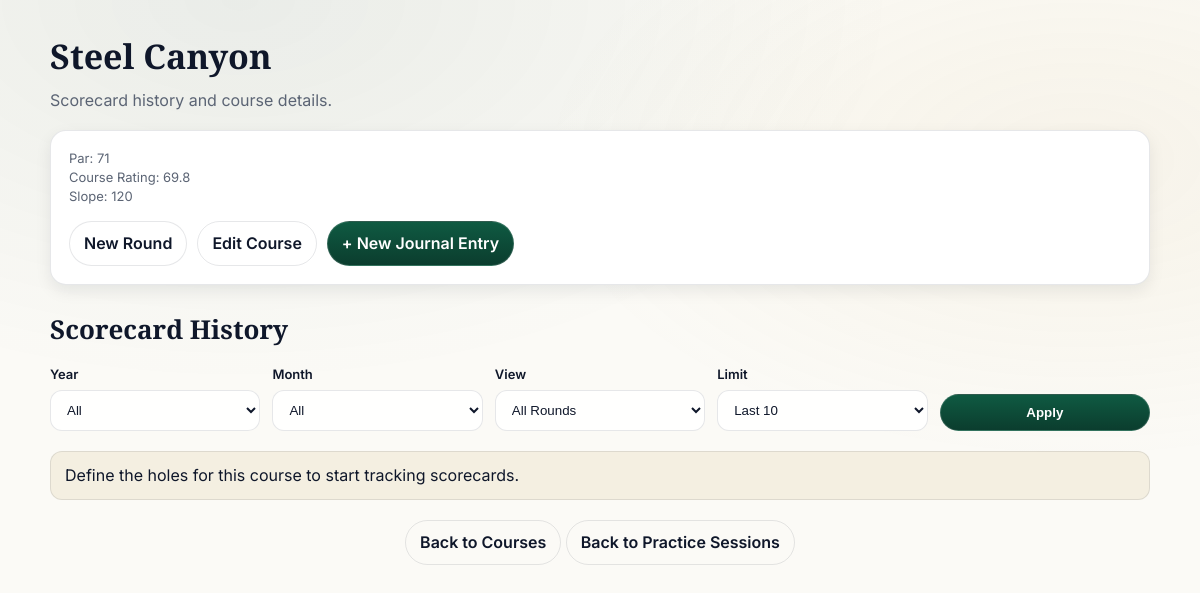
The app's page /courses/2 (signed in) with its own data.
### tables this page shows
CREATE TABLE courses (
    id INTEGER PRIMARY KEY AUTOINCREMENT,
    name TEXT NOT NULL UNIQUE,
    par INTEGER,
    course_rating REAL,
    slope INTEGER
, website_url TEXT);

### app.py (the view, shortened to what this page needs)
@app.route('/courses/<int:course_id>')
@login_required
def course_details(course_id):
    db = get_db()
    selected_year = request.args.get('year')
    selected_month = request.args.get('month')
    selected_view = request.args.get('view', 'all')
    selected_limit = request.args.get('limit', '10')
    limit_value = None
    if selected_limit and selected_limit.lower() not in {'all', '0'}:
        try:
            limit_value = max(1, int(selected_limit))
        except ValueError:
            limit_value = 10
    course = db.execute(
        'SELECT id, name, par, course_rating, slope, website_url FROM courses WHERE id = ?',
        (course_id,)
    ).fetchone()
    if course is None:
        return "Course not found", 404
    holes = db.execute(
        'SELECT id, hole_number, par FROM holes WHERE course_id = ? ORDER BY hole_number',
        (course_id,)
    ).fetchall()
    years_rows = db.execute(
        "SELECT DISTINCT strftime('%Y', entry_date) AS year FROM journal_entries WHERE course_id = ? AND user_id = ? ORDER BY year DESC",
        (course_id, current_user.id)
    ).fetchall()
    available_years = [row['year'] for row in years_rows if row['year']]
    if selected_year:
        months_rows = db.execute(
            "SELECT DISTINCT strftime('%m', entry_date) AS month FROM journal_entries WHERE course_id = ? AND user_id = ? AND strftime('%Y', entry_date) = ? ORDER BY month DESC",
            (course_id, current_user.id, selected_year)
        ).fetchall()
    else:
        months_rows = db.execute(
            "SELECT DISTINCT strftime('%m', entry_date) AS month FROM journal_entries WHERE course_id = ? AND user_id = ? ORDER BY month DESC",
            (course_id, current_user.id)
        ).fetchall()
    available_months = [
        {'value': row['month'], 'label': calendar.month_name[int(row['month'])]}
        for row in months_rows if row['month']
    ]
    entries_query = 'SELECT id, entry_date FROM journal_entries WHERE course_id = ? AND user_id = ?'
    query_params = [course_id, current_user.id]
    if selected_year:
        entries_query += " AND strftime('%Y', entry_date) = ?"
        query_params.append(selected_year)
    if selected_month:
        selected_month = selected_month.zfill(2)
        entries_query += " AND strftime('%m', entry_date) = ?"
        query_params.append(selected_month)
    entries_query += ' ORDER BY entry_date DESC'
    if limit_value is not None:
        entries_query += ' LIMIT ?'
        query_params.append(limit_value)
    entries = db.execute(entries_query, tuple(query_params)).fetchall()
    scores_rows = db.execute(
        'SELECT s.journal_entry_id, h.hole_number, s.score '
        'FROM scores s '
        'JOIN holes h ON s.hole_id = h.id '
        'JOIN journal_entries je ON s.journal_entry_id = je.id '
        'WHERE h.course_id = ? AND je.user_id = ? '
        'ORDER BY s.journal_entry_id, h.hole_number',
        (course_id, current_user.id)
    ).fetchall()
    scores_by_entry = {}
    for row in scores_rows:
        scores_by_entry.setdefault(row['journal_entry_id'], {})[row['hole_number']] = row['score']
    par_out = sum(hole['par'] for hole in holes if hole['hole_number'] <= 9)
    par_in = sum(hole['par'] for hole in holes if hole['hole_number'] > 9)
    par_total = par_out + par_in
    entry_rows = []
    totals_with_scores = [entry['total'] for entry in entry_rows if entry['total'] is not None]
    best_total = min(totals_with_scores) if totals_with_scores else None
    to_par_values = [entry['to_par'] for entry in entry_rows if entry['to_par'] is not None]
    best_to_par = min(to_par_values) if to_par_values else None
    for entry in entry_rows:
        entry['is_best'] = best_total is not None and entry['total'] == best_total
        entry['is_best_to_par'] = best_to_par is not None and entry['to_par'] == best_to_par
    if selected_view == 'best':
        entry_rows = [entry for entry in entry_rows if entry.get('is_best')]
    elif selected_view == 'best_to_par':
        entry_rows = [entry for entry in entry_rows if entry.get('is_best_to_par')]
    return render_template(
        'course_details.html',
        course=course,
        holes=holes,
        entry_rows=entry_rows,
        par_out=par_out,
        par_in=par_in,
        par_total=par_total,
        available_years=available_years,
        available_months=available_months,
        selected_year=selected_year,
        selected_month=selected_month,
        selected_view=selected_view,
        selected_limit=selected_limit,
    )

### app.py (called while the page is built)
def get_db():
    if 'db' not in g:
        g.db = sqlite3.connect(
            app.config['DATABASE'],
            detect_types=sqlite3.PARSE_DECLTYPES
        )
        g.db.row_factory = sqlite3.Row
    return g.db

@login_manager.user_loader
def load_user(user_id):
    db = get_db()
    row = db.execute('SELECT id, username, password_hash, is_admin FROM users WHERE id = ?', (user_id,)).fetchone()
    if row is None:
        return None
    return User(row['id'], row['username'], row['password_hash'], row['is_admin'])

### templates/course_details.html (shortened to what this page needs)
<!doctype html>
<html lang="en">
<head>
    <link rel="stylesheet" href="{{ url_for('static', filename='style.css') }}">
</head>
<body>
    <div class="container">
        <h1 class="page-title">{{ course.name }}</h1>
        <p class="page-subtitle">Scorecard history and course details.</p>
        <div class="card">
            <div class="meta">Par: {{ course.par }}</div>
            <div class="meta">Course Rating: {{ course.course_rating }}</div>
            <div class="meta">Slope: {{ course.slope }}</div>
            <div style="margin-top: 15px; display: flex; gap: 10px; flex-wrap: wrap;">
                {% if current_user.is_authenticated and current_user.is_admin %}
                    <a href="{{ url_for('add_holes_to_course', course_id=course.id) }}" class="btn">New Round</a>
                    <a href="{{ url_for('edit_course', course_id=course.id) }}" class="btn btn-ghost">Edit Course</a>
                {% endif %}
                <a href="{{ url_for('add_journal_entry') }}" class="btn btn-primary">+ New Journal Entry</a>
            </div>
        </div>
        <h2 class="page-title" style="font-size: 26px;">Scorecard History</h2>
        <form method="get" class="scorecard-filters">
            <div class="field">
                <label for="year">Year</label>
                <select id="year" name="year">
                    <option value="">All</option>
                </select>
            </div>
            <div class="field">
                <label for="month">Month</label>
                <select id="month" name="month">
                    <option value="">All</option>
                </select>
            </div>
            <div class="field">
                <label for="view">View</label>
                <select id="view" name="view">
                    <option value="all" {% if selected_view == 'all' %}selected{% endif %}>All Rounds</option>
                </select>
            </div>
            <div class="field">
                <label for="limit">Limit</label>
                <select id="limit" name="limit">
                    <option value="10" {% if selected_limit == '10' %}selected{% endif %}>Last 10</option>
                </select>
            </div>
            <div class="field">
                <label>&nbsp;</label>
                <button type="submit" class="btn btn-primary">Apply</button>
            </div>
        </form>
        {% if not holes %}
            <p class="alert">Define the holes for this course to start tracking scorecards.</p>
        {% endif %}
        <p style="margin-top: 20px; text-align: center;">
            <a href="{{ url_for('course_list') }}" class="btn btn-ghost">Back to Courses</a>
            <a href="{{ url_for('dashboard') }}" class="btn btn-ghost">Back to Practice Sessions</a>
        </p>
    </div>
</body>
</html>

### static/style.css (style rules this page uses)
:root { --bg: #fbfaf6; --surface: #ffffff; --surface-2: #f5f4ee; --text: #0f172a; --muted: #5b6474; --border: rgba(15, 23, 42, 0.10); --green: #0b3d2e; --green-2: #0f5a42; --gold: #c7a24a; --danger: #b42318; --shadow: 0 12px 30px rgba(15, 23, 42, 0.08); --shadow-sm: 0 6px 16px rgba(15, 23, 42, 0.08); --radius: 16px; --radius-sm: 12px; }
* { box-sizing: border-box; }
html, body { height: 100%; }
body { margin: 0; background: radial-gradient(1200px 700px at 20% 0%, rgba(11,61,46,0.07), transparent 55%), radial-gradient(900px 500px at 90% 20%, rgba(199,162,74,0.08), transparent 60%), var(--bg); color: var(--text); font-family: Inter, system-ui, -apple-system, Segoe UI, Roboto, Arial, sans-serif; line-height: 1.45; }
.container { width: min(1100px, calc(100% - 32px)); margin: 32px auto 60px; }
.btn { display: inline-flex; align-items: center; justify-content: center; gap: 8px; padding: 10px 14px; border-radius: 999px; border: 1px solid var(--border); background: var(--surface); color: var(--text); font-weight: 600; text-decoration: none; cursor: pointer; transition: transform 0.08s ease, box-shadow 0.15s ease, background 0.15s ease; }
.btn-primary { background: linear-gradient(180deg, var(--green-2), var(--green)); color: #fff; border-color: rgba(255,255,255,0.15); }
.btn-ghost { background: transparent; }
.page-title { margin: 26px 0 8px; font-family: "Playfair Display", serif; font-size: 34px; }
.page-subtitle { margin: 0 0 18px; color: var(--muted); }
.card { grid-column: span 12; border: 1px solid var(--border); background: var(--surface); border-radius: var(--radius); box-shadow: var(--shadow-sm); padding: 18px; }
.meta { color: var(--muted); font-size: 13px; }
.field { display: grid; gap: 6px; }
label { font-size: 13px; font-weight: 600; color: var(--text); }
input, select, textarea { width: 100%; padding: 11px 12px; border-radius: 12px; border: 1px solid var(--border); background: rgba(255,255,255,0.9); color: var(--text); outline: none; transition: box-shadow 0.15s ease, border-color 0.15s ease; }
.scorecard-filters { display: grid; grid-template-columns: repeat(auto-fit, minmax(160px, 1fr)); gap: 12px; margin: 16px 0 20px; align-items: end; }
.alert { padding: 12px 14px; border-radius: 12px; border: 1px solid var(--border); background: rgba(199,162,74,0.12); }
a { color: var(--green-2); }

### records on screen
courses: name "Steel Canyon", par "71", course_rating "69.8", slope "120"
